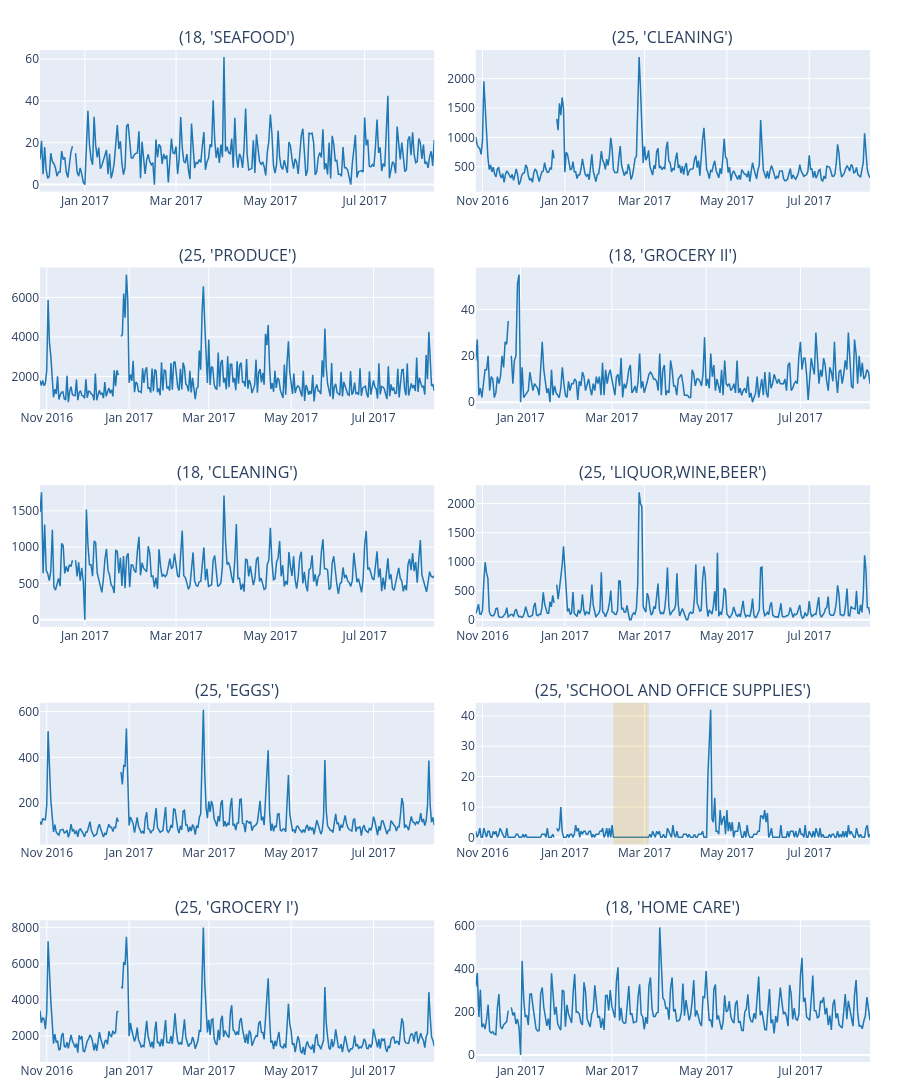

Write notebook code for a chart like this one.
### Code cell
seriesPlot(
    data=sales.loc[[18, 25]].sort_index(),
    n_series=10,
    w=2 * config.SEASONAL_PERIOD,
    pld=True,
    pd_value=0,
    seed=22,
)

### Figure 1 — Plotly figure (JSON) as saved in the notebook; plotly's stock layout.template omitted (floating-point values rounded to 4 significant figures; data arrays with more than 128 entries replaced by an {"elided": "..."} marker saying what was removed)
{"data": [{"line": {"color": "#1f77b4", "width": 1.5}, "type": "scatter", "x": {"elided": "256 str values"}, "xaxis": "x", "y": {"elided": "256 float values"}, "yaxis": "y"}, {"line": {"color": "#1f77b4", "width": 1.5}, "type": "scatter", "x": {"elided": "293 str values"}, "xaxis": "x2", "y": {"elided": "293 float values"}, "yaxis": "y2"}, {"line": {"color": "#1f77b4", "width": 1.5}, "type": "scatter", "x": {"elided": "293 str values"}, "xaxis": "x3", "y": {"elided": "293 float values"}, "yaxis": "y3"}, {"line": {"color": "#1f77b4", "width": 1.5}, "type": "scatter", "x": {"elided": "256 str values"}, "xaxis": "x4", "y": {"elided": "256 float values"}, "yaxis": "y4"}, {"line": {"color": "#1f77b4", "width": 1.5}, "type": "scatter", "x": {"elided": "256 str values"}, "xaxis": "x5", "y": {"elided": "256 float values"}, "yaxis": "y5"}, {"line": {"color": "#1f77b4", "width": 1.5}, "type": "scatter", "x": {"elided": "293 str values"}, "xaxis": "x6", "y": {"elided": "293 float values"}, "yaxis": "y6"}, {"line": {"color": "#1f77b4", "width": 1.5}, "type": "scatter", "x": {"elided": "293 str values"}, "xaxis": "x7", "y": {"elided": "293 float values"}, "yaxis": "y7"}, {"line": {"color": "#1f77b4", "width": 1.5}, "type": "scatter", "x": {"elided": "293 str values"}, "xaxis": "x8", "y": {"elided": "293 float values"}, "yaxis": "y8"}, {"line": {"color": "#1f77b4", "width": 1.5}, "type": "scatter", "x": {"elided": "293 str values"}, "xaxis": "x9", "y": {"elided": "293 float values"}, "yaxis": "y9"}, {"line": {"color": "#1f77b4", "width": 1.5}, "type": "scatter", "x": {"elided": "256 str values"}, "xaxis": "x10", "y": {"elided": "256 float values"}, "yaxis": "y10"}], "layout": {"annotations": [{"font": {"size": 16}, "showarrow": false, "text": "(18, 'SEAFOOD')", "x": 0.2375, "xanchor": "center", "xref": "paper", "y": 1.0, "yanchor": "bottom", "yref": "paper"}, {"font": {"size": 16}, "showarrow": false, "text": "(25, 'CLEANING')", "x": 0.7625, "xanchor": "center", "xref": "paper", "y": 1.0, "yanchor": "bottom", "yref": "paper"}, {"font": {"size": 16}, "showarrow": false, "text": "(25, 'PRODUCE')", "x": 0.2375, "xanchor": "center", "xref": "paper", "y": 0.785, "yanchor": "bottom", "yref": "paper"}, {"font": {"size": 16}, "showarrow": false, "text": "(18, 'GROCERY II')", "x": 0.7625, "xanchor": "center", "xref": "paper", "y": 0.785, "yanchor": "bottom", "yref": "paper"}, {"font": {"size": 16}, "showarrow": false, "text": "(18, 'CLEANING')", "x": 0.2375, "xanchor": "center", "xref": "paper", "y": 0.57, "yanchor": "bottom", "yref": "paper"}, {"font": {"size": 16}, "showarrow": false, "text": "(25, 'LIQUOR,WINE,BEER')", "x": 0.7625, "xanchor": "center", "xref": "paper", "y": 0.57, "yanchor": "bottom", "yref": "paper"}, {"font": {"size": 16}, "showarrow": false, "text": "(25, 'EGGS')", "x": 0.2375, "xanchor": "center", "xref": "paper", "y": 0.355, "yanchor": "bottom", "yref": "paper"}, {"font": {"size": 16}, "showarrow": false, "text": "(25, 'SCHOOL AND OFFICE SUPPLIES')", "x": 0.7625, "xanchor": "center", "xref": "paper", "y": 0.355, "yanchor": "bottom", "yref": "paper"}, {"font": {"size": 16}, "showarrow": false, "text": "(25, 'GROCERY I')", "x": 0.2375, "xanchor": "center", "xref": "paper", "y": 0.14, "yanchor": "bottom", "yref": "paper"}, {"font": {"size": 16}, "showarrow": false, "text": "(18, 'HOME CARE')", "x": 0.7625, "xanchor": "center", "xref": "paper", "y": 0.14, "yanchor": "bottom", "yref": "paper"}], "height": 1150, "margin": {"b": 30, "l": 30, "r": 30, "t": 50}, "shapes": [{"fillcolor": "#E2A20C", "line": {"width": 0.1}, "opacity": 0.2, "type": "rect", "x0": "2017-02-06T00:00:00", "x1": "2017-03-04T00:00:00", "xref": "x8", "y0": 0, "y1": 1, "yref": "y8 domain"}], "showlegend": false, "title": {"text": "", "x": 0.5}, "xaxis": {"anchor": "y", "domain": [0, 0.475]}, "xaxis10": {"anchor": "y10", "domain": [0.525, 1]}, "xaxis2": {"anchor": "y2", "domain": [0.525, 1]}, "xaxis3": {"anchor": "y3", "domain": [0, 0.475]}, "xaxis4": {"anchor": "y4", "domain": [0.525, 1]}, "xaxis5": {"anchor": "y5", "domain": [0, 0.475]}, "xaxis6": {"anchor": "y6", "domain": [0.525, 1]}, "xaxis7": {"anchor": "y7", "domain": [0, 0.475]}, "xaxis8": {"anchor": "y8", "domain": [0.525, 1]}, "xaxis9": {"anchor": "y9", "domain": [0, 0.475]}, "yaxis": {"anchor": "x", "domain": [0.86, 1.0]}, "yaxis10": {"anchor": "x10", "domain": [0, 0.14]}, "yaxis2": {"anchor": "x2", "domain": [0.86, 1.0]}, "yaxis3": {"anchor": "x3", "domain": [0.645, 0.785]}, "yaxis4": {"anchor": "x4", "domain": [0.645, 0.785]}, "yaxis5": {"anchor": "x5", "domain": [0.43, 0.57]}, "yaxis6": {"anchor": "x6", "domain": [0.43, 0.57]}, "yaxis7": {"anchor": "x7", "domain": [0.215, 0.355]}, "yaxis8": {"anchor": "x8", "domain": [0.215, 0.355]}, "yaxis9": {"anchor": "x9", "domain": [0, 0.14]}}}
